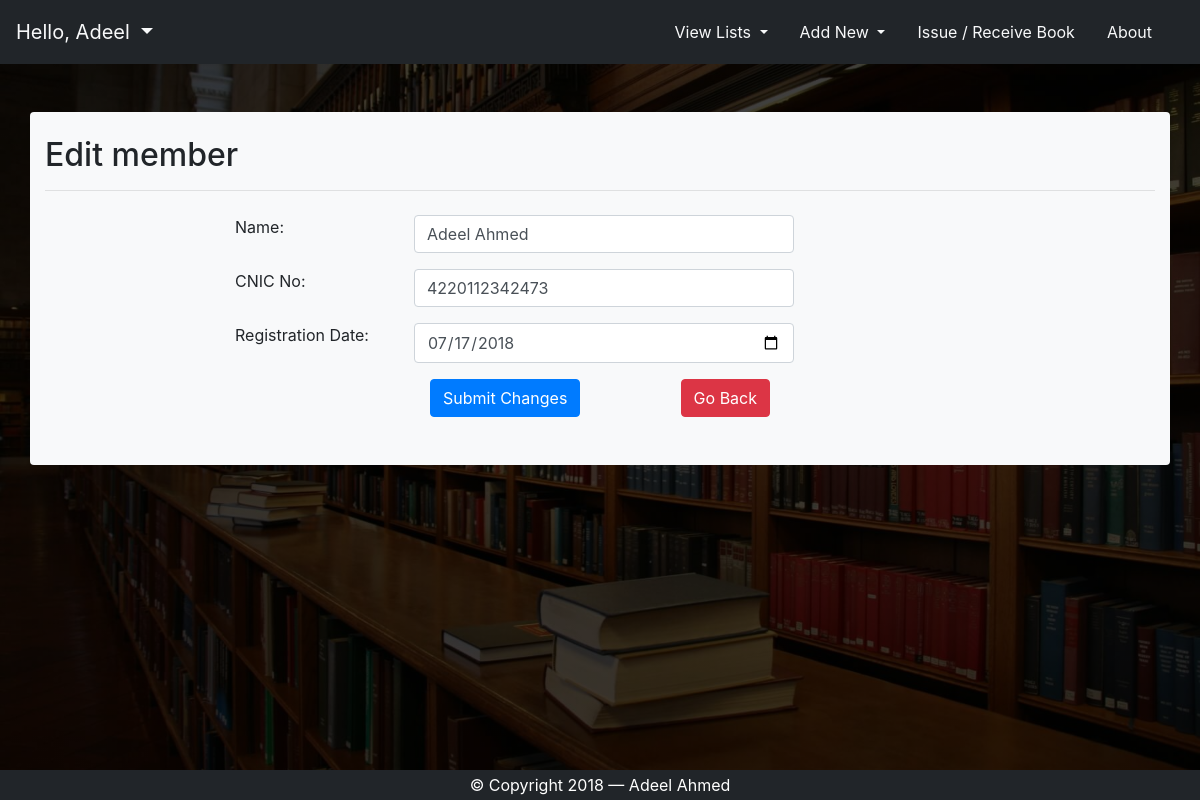
Screenshot of /edit-member?cnic=4220112342473 (signed in) with the database file from the repository.
### tables this page shows
CREATE TABLE IF NOT EXISTS `members` (
  `id` int(11) NOT NULL AUTO_INCREMENT,
  `name` varchar(255) NOT NULL,
  `cnic` varchar(15) NOT NULL,
  `registration_date` date NOT NULL,
  PRIMARY KEY (`id`),
  UNIQUE KEY `CNIC` (`cnic`)
);

### controllers/Edit_Member.php (called while the page is built, shortened)
<?php
if (!empty($_GET["cnic"]))
{
    $cnic = trim(strip_tags($_GET["cnic"], '"-/\\;'));
    $cnic = str_replace(['-', '.', '+', '*', ' '], "", $cnic);
}
$connection = UsersDatabaseConnection::ConnectTo_UserDatabase();
$editMember = $connection->prepare('SELECT COUNT(*) FROM members WHERE cnic = :cnic');
$editMember->bindParam(":cnic", $cnic);
$editMember->execute();
if ($editMember->fetchColumn() > 0)
{
    $editMember = $connection->prepare('SELECT * FROM members WHERE cnic = :cnic');
    $editMember->bindParam(":cnic", $cnic);
    $editMember->execute();
    $editMember = $editMember->fetch(PDO::FETCH_ASSOC);
}
else{
    echo "We didn't find any shit whatsoever";
}
?>

### views/edit_member.view.php (the view, shortened to what this page needs)
<?php
require('views/partials/header.partialview.php') ;
require('views/partials/navigation.partialview.php');
require('controllers/Edit_Member.php');
?>
    <div class='container bg-light mt-5 pt-4 pb-5 rounded'>
        <div>
            <h2>Edit member</h2>
            <hr/>
            <form id='addBook-form' class='mt-4 needs-validation' method='post' action='controllers/Submit_Member_Changes.php' novalidate>
                <div class='form-group row'>
                    <label for='name' class='col-md-2 offset-md-2'> Name:</label>
                    <input class='form-control col-md-4 ml-1' type='text' id='name' name='name' value='<?=$editMember["name"];?>' required>
                </div>
                <div class='form-group row'>
                    <label for='cnic' class='col-md-2 offset-md-2'>CNIC No:</label>
                    <input class='form-control col-md-4 ml-1' type='tel' id='cnic' name='cnic' minlength='13' maxlength='13' value='<?=$editMember["cnic"];?>' required>
                </div>
                <div class='form-group row'>
                    <label for='registration_date' class='col-md-2 offset-md-2'>Registration Date:</label>
                    <input class='form-control col-md-4 ml-1' type='date' id='registration_date' name='registration_date' value='<?=$editMember["registration_date"];?>' required>
                </div>
                <div class='col-md-4 offset-md-4'>
                    <div class='d-flex justify-content-between'>
                        <button type='submit' class='btn btn-primary'>Submit Changes</button>
                        <button type='button' onclick='location.href="members-listing";' class='btn btn-danger'>Go Back</button>
                    </div>
                </div>
            </form>
        </div>
    </div>
<?php
require('views/partials/footer.partialview.php');
?>

### core/css/logged-in-style.css (style rules this page uses)
html { position: relative; min-height: 100%; }
body { min-height: 100%; background: linear-gradient(rgba(0, 0, 0, 0.75), rgba(0, 0, 0, 0.75)), url('../../images/library1.jpg') center no-repeat fixed; background-size: cover; margin-bottom: 60px; }

### rows the page displays
members: name "Adeel Ahmed", cnic "4220112342473", registration_date "07/17/2018"

### other values shown
$_SESSION["user_name"] "Adeel"
